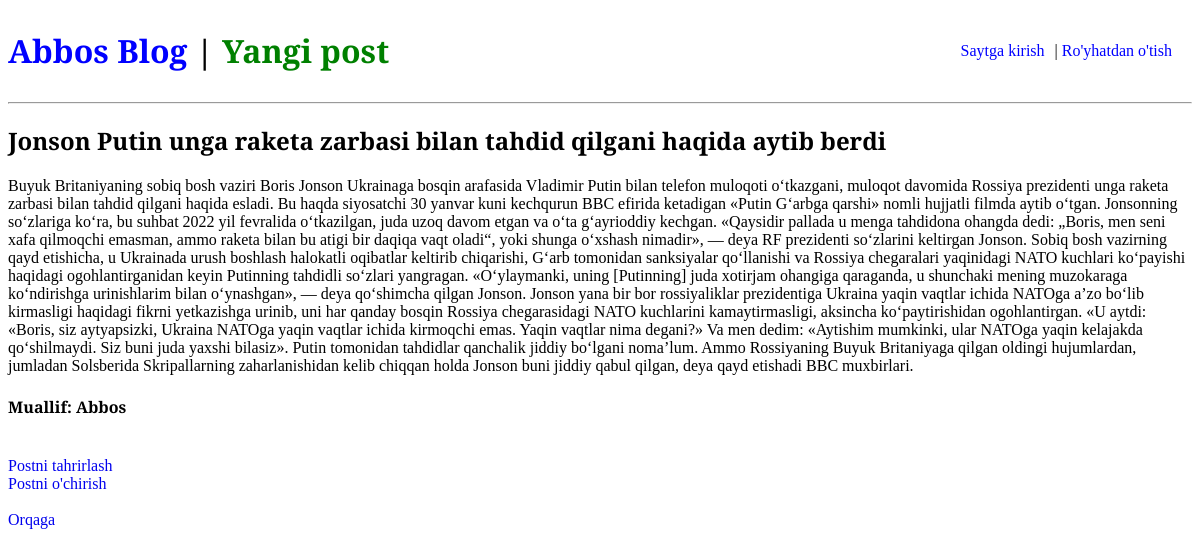
Page /post/6/ on the committed database.
### blog/models.py (models this page shows, shortened)
class Post(models.Model):
    title = models.CharField(max_length=200)
    author = models.ForeignKey(
        'auth.User',
        on_delete=models.CASCADE
    )
    body = models.TextField()

### blog/views.py (the view)
# urls.py: path('post/<int:pk>/', BlogDetaiView.as_view(), name='post_detail'),
class BlogDetaiView(DetailView):
    model = Post
    template_name = 'post_detail.html'

### templates/post_detail.html
{% extends 'base.html' %}
{% block content %}
    <div class="post-entry">
        <h2>{{ post.title }}</h2>
        <p>{{ post.body }}</p>
        <h4>Muallif: {{ post.author }}</h4>
    </div>
    <br>
    <a href="{% url 'post_edit' post.pk %}">Postni tahrirlash</a>
    <br>
    <a href="{% url 'post_delete' post.pk %}">Postni o'chirish</a>
    <br><br>
    <a href="{% url 'home' %}">Orqaga</a>
{% endblock content %}

### static/css/base.css (style rules this page uses)
* { font-family: 'PT Serif', serif; }
a { text-decoration: none; }

### rows in the picture
Post: title "Jonson Putin unga raketa zarbasi bilan tahdid qilgani haqida aytib berdi", body "Buyuk Britaniyaning sobiq bosh vaziri Boris Jonson Ukrainaga bosqin arafasida Vladimir Putin bilan telefon muloqoti o‘tkazgani, muloqot davomida Rossiya prezidenti unga raketa zarbasi bilan tahdid qilgani haqida esladi. Bu haqda siyosatchi 30 yanvar kuni kechqurun BBC efirida ketadigan «Putin G‘arbga qarshi» nomli hujjatli filmda aytib o‘tgan. Jonsonning so‘zlariga ko‘ra, bu suhbat 2022 yil fevralida o‘tkazilgan, juda uzoq davom etgan va o‘ta g‘ayrioddiy kechgan. «Qaysidir pallada u menga tahdidona ohangda dedi: „Boris, men seni xafa qilmoqchi emasman, ammo raketa bilan bu atigi bir daqiqa vaqt oladi“, yoki shunga o‘xshash nimadir», — deya RF prezidenti so‘zlarini keltirgan Jonson. Sobiq…", author "Abbos"
